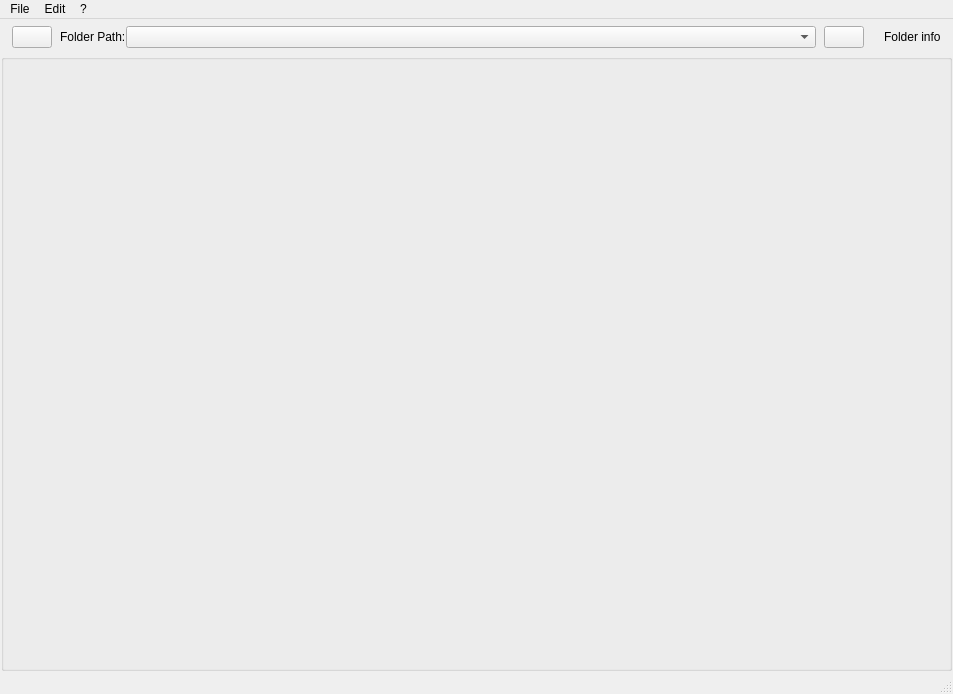
<?xml version="1.0" encoding="UTF-8"?>
<ui version="4.0">
 <class>MainWindow</class>
 <widget class="QMainWindow" name="MainWindow">
  <property name="geometry">
   <rect>
    <x>0</x>
    <y>0</y>
    <width>953</width>
    <height>694</height>
   </rect>
  </property>
  <property name="minimumSize">
   <size>
    <width>400</width>
    <height>300</height>
   </size>
  </property>
  <property name="windowTitle">
   <string>MainWindow</string>
  </property>
  <widget class="QWidget" name="centralwidget">
   <property name="sizePolicy">
    <sizepolicy hsizetype="Expanding" vsizetype="Expanding">
     <horstretch>1</horstretch>
     <verstretch>1</verstretch>
    </sizepolicy>
   </property>
   <layout class="QVBoxLayout" name="verticalLayout" stretch="0,1">
    <property name="spacing">
     <number>0</number>
    </property>
    <property name="leftMargin">
     <number>1</number>
    </property>
    <property name="topMargin">
     <number>1</number>
    </property>
    <property name="rightMargin">
     <number>1</number>
    </property>
    <property name="bottomMargin">
     <number>1</number>
    </property>
    <item>
     <layout class="QHBoxLayout" name="horizontalLayout" stretch="0,0,0,0,1,0,0,0,0,0">
      <property name="leftMargin">
       <number>6</number>
      </property>
      <property name="topMargin">
       <number>6</number>
      </property>
      <property name="rightMargin">
       <number>6</number>
      </property>
      <property name="bottomMargin">
       <number>6</number>
      </property>
      <item>
       <spacer name="horizontalSpacer_2">
        <property name="orientation">
         <enum>Qt::Horizontal</enum>
        </property>
        <property name="sizeHint" stdset="0">
         <size>
          <width>5</width>
          <height>20</height>
         </size>
        </property>
       </spacer>
      </item>
      <item>
       <widget class="QPushButton" name="open">
        <property name="toolTip">
         <string>Open a new folder</string>
        </property>
        <property name="icon">
         <iconset>
          <normaloff>open.png</normaloff>open.png</iconset>
        </property>
        <property name="iconSize">
         <size>
          <width>14</width>
          <height>14</height>
         </size>
        </property>
       </widget>
      </item>
      <item>
       <spacer name="horizontalSpacer_6">
        <property name="orientation">
         <enum>Qt::Horizontal</enum>
        </property>
        <property name="sizeHint" stdset="0">
         <size>
          <width>8</width>
          <height>20</height>
         </size>
        </property>
       </spacer>
      </item>
      <item>
       <widget class="QLabel" name="folder_label">
        <property name="toolTip">
         <string>Selected parent folder</string>
        </property>
        <property name="text">
         <string>Folder Path:</string>
        </property>
       </widget>
      </item>
      <item>
       <widget class="QComboBox" name="folder">
        <property name="toolTip">
         <string>Selected parent folder</string>
        </property>
       </widget>
      </item>
      <item>
       <spacer name="horizontalSpacer_5">
        <property name="orientation">
         <enum>Qt::Horizontal</enum>
        </property>
        <property name="sizeHint" stdset="0">
         <size>
          <width>8</width>
          <height>20</height>
         </size>
        </property>
       </spacer>
      </item>
      <item>
       <widget class="QPushButton" name="refresh">
        <property name="toolTip">
         <string>Refresh folder content</string>
        </property>
        <property name="icon">
         <iconset>
          <normaloff>refresh.png</normaloff>refresh.png</iconset>
        </property>
        <property name="iconSize">
         <size>
          <width>14</width>
          <height>14</height>
         </size>
        </property>
       </widget>
      </item>
      <item>
       <spacer name="horizontalSpacer_3">
        <property name="orientation">
         <enum>Qt::Horizontal</enum>
        </property>
        <property name="sizeHint" stdset="0">
         <size>
          <width>20</width>
          <height>20</height>
         </size>
        </property>
       </spacer>
      </item>
      <item>
       <widget class="QLabel" name="info">
        <property name="text">
         <string>Folder info</string>
        </property>
       </widget>
      </item>
      <item>
       <spacer name="horizontalSpacer">
        <property name="orientation">
         <enum>Qt::Horizontal</enum>
        </property>
        <property name="sizeHint" stdset="0">
         <size>
          <width>5</width>
          <height>20</height>
         </size>
        </property>
       </spacer>
      </item>
     </layout>
    </item>
    <item>
     <widget class="QGroupBox" name="groupbox">
      <property name="sizePolicy">
       <sizepolicy hsizetype="Expanding" vsizetype="Expanding">
        <horstretch>1</horstretch>
        <verstretch>1</verstretch>
       </sizepolicy>
      </property>
      <property name="title">
       <string/>
      </property>
      <layout class="QHBoxLayout" name="horizontalLayout_2">
       <property name="leftMargin">
        <number>0</number>
       </property>
       <property name="topMargin">
        <number>0</number>
       </property>
       <property name="rightMargin">
        <number>0</number>
       </property>
       <property name="bottomMargin">
        <number>0</number>
       </property>
      </layout>
     </widget>
    </item>
   </layout>
  </widget>
  <widget class="QMenuBar" name="menubar">
   <property name="geometry">
    <rect>
     <x>0</x>
     <y>0</y>
     <width>953</width>
     <height>23</height>
    </rect>
   </property>
   <widget class="QMenu" name="menuFile">
    <property name="title">
     <string>File</string>
    </property>
    <addaction name="actionOpen"/>
    <addaction name="actionSave_As"/>
    <addaction name="separator"/>
    <addaction name="actionPreferences"/>
    <addaction name="separator"/>
    <addaction name="actionExit"/>
   </widget>
   <widget class="QMenu" name="menuEdit">
    <property name="title">
     <string>Edit</string>
    </property>
   </widget>
   <widget class="QMenu" name="menu">
    <property name="title">
     <string>?</string>
    </property>
    <addaction name="actionAbout"/>
   </widget>
   <addaction name="menuFile"/>
   <addaction name="menuEdit"/>
   <addaction name="menu"/>
  </widget>
  <widget class="QStatusBar" name="statusbar"/>
  <action name="actionEdit">
   <property name="text">
    <string>Edit</string>
   </property>
  </action>
  <action name="actionAbout">
   <property name="text">
    <string>About ...</string>
   </property>
  </action>
  <action name="actionExit">
   <property name="text">
    <string>E&amp;xit</string>
   </property>
   <property name="shortcut">
    <string>Ctrl+X</string>
   </property>
  </action>
  <action name="actionOpen">
   <property name="text">
    <string>&amp;Open ...</string>
   </property>
   <property name="shortcut">
    <string>Ctrl+O</string>
   </property>
  </action>
  <action name="actionPreferences">
   <property name="text">
    <string>Preferences ...</string>
   </property>
  </action>
  <action name="actionSave_As">
   <property name="text">
    <string>Save As ...</string>
   </property>
  </action>
 </widget>
 <resources/>
 <connections/>
</ui>
